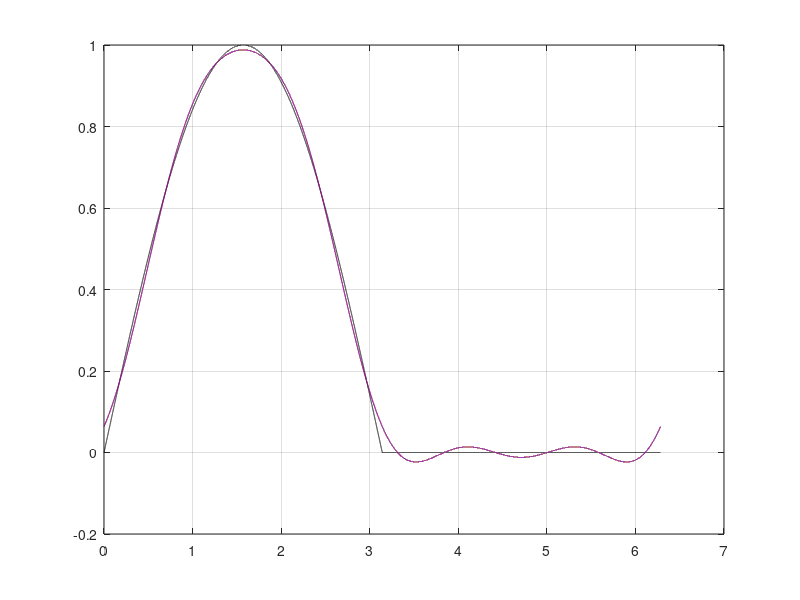

MATLAB code to generate this figure: (Note: this script raises an error after producing the figure.)
clear;clc;clf
n=5;
dt=1/10000;
t1=[0:dt:pi]; 
t2=[dt+pi:dt:2*pi]; 
t=[t1,t2]';T=2*pi;
for ii=1:length(t1)
    f(ii)=sin(t1(ii));
end
for iii=length(t1):length(t)
    f(iii)=0;
end
f=f';
w0=2*pi/T;
kk=0;
for k=-n:n
    kk=kk+1;
    Psi(:,kk)=(1/sqrt(T))*exp(-w0*k*t*i);
    if abs(round(k/2)-k/2)<1e-5
        ca(kk,1)=-(sqrt(2)/(sqrt(pi)*(k^2-1)));
    elseif k==1
        ca(kk,1)=sqrt(pi)*i/(2*sqrt(2));
    elseif k==-1
        ca(kk,1)=-sqrt(pi)*i/(2*sqrt(2));
    else
        ca(kk,1)=0;
    end
end
c=Psi'*f*dt;
fn=Psi*c;
fa=Psi*ca;
plot(t,f,'k',t,fa,'r',t,fn,'b--'); 
grid on;
disp([c ca])
boldify